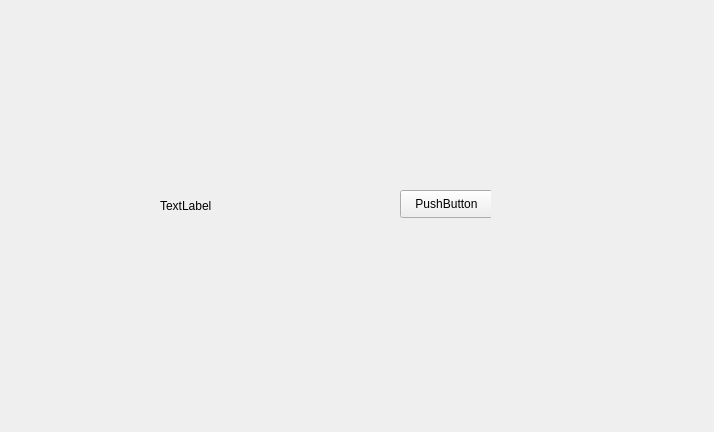
<?xml version="1.0" encoding="UTF-8"?>
<ui version="4.0">
 <class>Form</class>
 <widget class="QWidget" name="Form">
  <property name="geometry">
   <rect>
    <x>0</x>
    <y>0</y>
    <width>714</width>
    <height>432</height>
   </rect>
  </property>
  <property name="windowTitle">
   <string>Form</string>
  </property>
  <widget class="QWidget" name="widget" native="true">
   <property name="geometry">
    <rect>
     <x>150</x>
     <y>190</y>
     <width>341</width>
     <height>31</height>
    </rect>
   </property>
   <widget class="QLabel" name="label">
    <property name="geometry">
     <rect>
      <x>10</x>
      <y>6</y>
      <width>55</width>
      <height>20</height>
     </rect>
    </property>
    <property name="text">
     <string>TextLabel</string>
    </property>
   </widget>
   <widget class="QPushButton" name="pushButton">
    <property name="geometry">
     <rect>
      <x>250</x>
      <y>0</y>
      <width>93</width>
      <height>28</height>
     </rect>
    </property>
    <property name="text">
     <string>PushButton</string>
    </property>
   </widget>
  </widget>
 </widget>
 <resources/>
 <connections/>
</ui>
